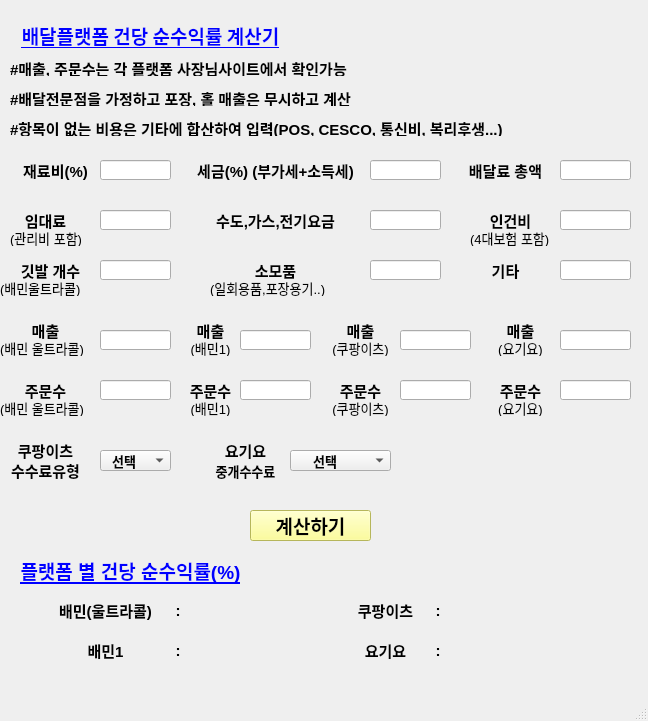
<?xml version="1.0" encoding="UTF-8"?>
<ui version="4.0">
 <class>main</class>
 <widget class="QMainWindow" name="main">
  <property name="geometry">
   <rect>
    <x>0</x>
    <y>0</y>
    <width>648</width>
    <height>721</height>
   </rect>
  </property>
  <property name="windowTitle">
   <string>배달플랫폼 건당 수익률 계산기</string>
  </property>
  <widget class="QWidget" name="centralwidget">
   <widget class="QLabel" name="label">
    <property name="geometry">
     <rect>
      <x>0</x>
      <y>10</y>
      <width>301</width>
      <height>51</height>
     </rect>
    </property>
    <property name="font">
     <font>
      <family>Arial Black</family>
      <pointsize>14</pointsize>
      <weight>75</weight>
      <bold>true</bold>
      <underline>true</underline>
     </font>
    </property>
    <property name="styleSheet">
     <string notr="true">color:rgb(0, 0, 255)</string>
    </property>
    <property name="text">
     <string>&lt;html&gt;&lt;head/&gt;&lt;body&gt;&lt;p align=&quot;center&quot;&gt;&lt;span style=&quot; font-weight:600;&quot;&gt;배달플랫폼 건당 순수익률 계산기&lt;/span&gt;&lt;/p&gt;&lt;/body&gt;&lt;/html&gt;</string>
    </property>
   </widget>
   <widget class="QLabel" name="label_2">
    <property name="geometry">
     <rect>
      <x>10</x>
      <y>60</y>
      <width>421</width>
      <height>16</height>
     </rect>
    </property>
    <property name="font">
     <font>
      <pointsize>11</pointsize>
      <weight>75</weight>
      <bold>true</bold>
     </font>
    </property>
    <property name="text">
     <string>#매출, 주문수는 각 플랫폼 사장님사이트에서 확인가능</string>
    </property>
   </widget>
   <widget class="QLabel" name="label_3">
    <property name="geometry">
     <rect>
      <x>10</x>
      <y>90</y>
      <width>421</width>
      <height>16</height>
     </rect>
    </property>
    <property name="font">
     <font>
      <pointsize>11</pointsize>
      <weight>75</weight>
      <bold>true</bold>
     </font>
    </property>
    <property name="text">
     <string>#배달전문점을 가정하고 포장, 홀 매출은 무시하고 계산</string>
    </property>
   </widget>
   <widget class="QLabel" name="label_4">
    <property name="geometry">
     <rect>
      <x>20</x>
      <y>160</y>
      <width>71</width>
      <height>21</height>
     </rect>
    </property>
    <property name="font">
     <font>
      <pointsize>11</pointsize>
      <weight>75</weight>
      <bold>true</bold>
     </font>
    </property>
    <property name="text">
     <string>재료비(%)</string>
    </property>
    <property name="alignment">
     <set>Qt::AlignCenter</set>
    </property>
   </widget>
   <widget class="QLineEdit" name="materialCost">
    <property name="geometry">
     <rect>
      <x>100</x>
      <y>160</y>
      <width>71</width>
      <height>20</height>
     </rect>
    </property>
    <property name="font">
     <font>
      <pointsize>10</pointsize>
     </font>
    </property>
    <property name="alignment">
     <set>Qt::AlignCenter</set>
    </property>
   </widget>
   <widget class="QLabel" name="label_5">
    <property name="geometry">
     <rect>
      <x>180</x>
      <y>160</y>
      <width>191</width>
      <height>21</height>
     </rect>
    </property>
    <property name="font">
     <font>
      <pointsize>11</pointsize>
      <weight>75</weight>
      <bold>true</bold>
     </font>
    </property>
    <property name="text">
     <string>세금(%) (부가세+소득세)</string>
    </property>
    <property name="alignment">
     <set>Qt::AlignCenter</set>
    </property>
   </widget>
   <widget class="QLabel" name="label_6">
    <property name="geometry">
     <rect>
      <x>10</x>
      <y>120</y>
      <width>581</width>
      <height>16</height>
     </rect>
    </property>
    <property name="font">
     <font>
      <pointsize>11</pointsize>
      <weight>75</weight>
      <bold>true</bold>
     </font>
    </property>
    <property name="text">
     <string>#항목이 없는 비용은 기타에 합산하여 입력(POS, CESCO, 통신비, 복리후생...)</string>
    </property>
   </widget>
   <widget class="QLineEdit" name="tax">
    <property name="geometry">
     <rect>
      <x>370</x>
      <y>160</y>
      <width>71</width>
      <height>20</height>
     </rect>
    </property>
    <property name="font">
     <font>
      <pointsize>10</pointsize>
     </font>
    </property>
    <property name="alignment">
     <set>Qt::AlignCenter</set>
    </property>
   </widget>
   <widget class="QLabel" name="label_7">
    <property name="geometry">
     <rect>
      <x>460</x>
      <y>160</y>
      <width>91</width>
      <height>21</height>
     </rect>
    </property>
    <property name="font">
     <font>
      <pointsize>11</pointsize>
      <weight>75</weight>
      <bold>true</bold>
     </font>
    </property>
    <property name="text">
     <string>배달료 총액</string>
    </property>
    <property name="alignment">
     <set>Qt::AlignCenter</set>
    </property>
   </widget>
   <widget class="QLineEdit" name="deliveryCost">
    <property name="geometry">
     <rect>
      <x>560</x>
      <y>160</y>
      <width>71</width>
      <height>20</height>
     </rect>
    </property>
    <property name="font">
     <font>
      <pointsize>10</pointsize>
     </font>
    </property>
    <property name="alignment">
     <set>Qt::AlignCenter</set>
    </property>
   </widget>
   <widget class="QLabel" name="label_8">
    <property name="geometry">
     <rect>
      <x>10</x>
      <y>210</y>
      <width>71</width>
      <height>21</height>
     </rect>
    </property>
    <property name="font">
     <font>
      <pointsize>11</pointsize>
      <weight>75</weight>
      <bold>true</bold>
     </font>
    </property>
    <property name="text">
     <string>임대료</string>
    </property>
    <property name="alignment">
     <set>Qt::AlignCenter</set>
    </property>
   </widget>
   <widget class="QLabel" name="label_9">
    <property name="geometry">
     <rect>
      <x>10</x>
      <y>230</y>
      <width>81</width>
      <height>16</height>
     </rect>
    </property>
    <property name="font">
     <font>
      <pointsize>10</pointsize>
     </font>
    </property>
    <property name="text">
     <string>(관리비 포함)</string>
    </property>
   </widget>
   <widget class="QLineEdit" name="rent">
    <property name="geometry">
     <rect>
      <x>100</x>
      <y>210</y>
      <width>71</width>
      <height>20</height>
     </rect>
    </property>
    <property name="font">
     <font>
      <pointsize>10</pointsize>
     </font>
    </property>
    <property name="alignment">
     <set>Qt::AlignCenter</set>
    </property>
   </widget>
   <widget class="QLabel" name="label_10">
    <property name="geometry">
     <rect>
      <x>190</x>
      <y>210</y>
      <width>171</width>
      <height>21</height>
     </rect>
    </property>
    <property name="font">
     <font>
      <pointsize>11</pointsize>
      <weight>75</weight>
      <bold>true</bold>
     </font>
    </property>
    <property name="text">
     <string>수도,가스,전기요금</string>
    </property>
    <property name="alignment">
     <set>Qt::AlignCenter</set>
    </property>
   </widget>
   <widget class="QLineEdit" name="utilityCost">
    <property name="geometry">
     <rect>
      <x>370</x>
      <y>210</y>
      <width>71</width>
      <height>20</height>
     </rect>
    </property>
    <property name="font">
     <font>
      <pointsize>10</pointsize>
     </font>
    </property>
    <property name="alignment">
     <set>Qt::AlignCenter</set>
    </property>
   </widget>
   <widget class="QLabel" name="label_11">
    <property name="geometry">
     <rect>
      <x>470</x>
      <y>210</y>
      <width>81</width>
      <height>21</height>
     </rect>
    </property>
    <property name="font">
     <font>
      <pointsize>11</pointsize>
      <weight>75</weight>
      <bold>true</bold>
     </font>
    </property>
    <property name="text">
     <string>인건비</string>
    </property>
    <property name="alignment">
     <set>Qt::AlignCenter</set>
    </property>
   </widget>
   <widget class="QLabel" name="label_12">
    <property name="geometry">
     <rect>
      <x>470</x>
      <y>230</y>
      <width>91</width>
      <height>16</height>
     </rect>
    </property>
    <property name="font">
     <font>
      <pointsize>10</pointsize>
     </font>
    </property>
    <property name="text">
     <string>(4대보험 포함)</string>
    </property>
   </widget>
   <widget class="QLineEdit" name="laborCost">
    <property name="geometry">
     <rect>
      <x>560</x>
      <y>210</y>
      <width>71</width>
      <height>20</height>
     </rect>
    </property>
    <property name="font">
     <font>
      <pointsize>10</pointsize>
     </font>
    </property>
    <property name="alignment">
     <set>Qt::AlignCenter</set>
    </property>
   </widget>
   <widget class="QLabel" name="label_13">
    <property name="geometry">
     <rect>
      <x>10</x>
      <y>320</y>
      <width>71</width>
      <height>21</height>
     </rect>
    </property>
    <property name="font">
     <font>
      <pointsize>11</pointsize>
      <weight>75</weight>
      <bold>true</bold>
     </font>
    </property>
    <property name="text">
     <string>매출</string>
    </property>
    <property name="alignment">
     <set>Qt::AlignCenter</set>
    </property>
   </widget>
   <widget class="QLabel" name="label_14">
    <property name="geometry">
     <rect>
      <x>0</x>
      <y>340</y>
      <width>91</width>
      <height>16</height>
     </rect>
    </property>
    <property name="font">
     <font>
      <pointsize>10</pointsize>
     </font>
    </property>
    <property name="text">
     <string>(배민 울트라콜)</string>
    </property>
   </widget>
   <widget class="QLineEdit" name="ultracallRevenue">
    <property name="geometry">
     <rect>
      <x>100</x>
      <y>330</y>
      <width>71</width>
      <height>20</height>
     </rect>
    </property>
    <property name="font">
     <font>
      <pointsize>10</pointsize>
     </font>
    </property>
    <property name="alignment">
     <set>Qt::AlignCenter</set>
    </property>
   </widget>
   <widget class="QLabel" name="label_15">
    <property name="geometry">
     <rect>
      <x>180</x>
      <y>320</y>
      <width>61</width>
      <height>21</height>
     </rect>
    </property>
    <property name="font">
     <font>
      <pointsize>11</pointsize>
      <weight>75</weight>
      <bold>true</bold>
     </font>
    </property>
    <property name="text">
     <string>매출</string>
    </property>
    <property name="alignment">
     <set>Qt::AlignCenter</set>
    </property>
   </widget>
   <widget class="QLabel" name="label_16">
    <property name="geometry">
     <rect>
      <x>170</x>
      <y>340</y>
      <width>81</width>
      <height>16</height>
     </rect>
    </property>
    <property name="font">
     <font>
      <pointsize>10</pointsize>
     </font>
    </property>
    <property name="text">
     <string>(배민1)</string>
    </property>
    <property name="alignment">
     <set>Qt::AlignCenter</set>
    </property>
   </widget>
   <widget class="QLineEdit" name="baemin1Revenue">
    <property name="geometry">
     <rect>
      <x>240</x>
      <y>330</y>
      <width>71</width>
      <height>20</height>
     </rect>
    </property>
    <property name="font">
     <font>
      <pointsize>10</pointsize>
     </font>
    </property>
    <property name="alignment">
     <set>Qt::AlignCenter</set>
    </property>
   </widget>
   <widget class="QLabel" name="label_17">
    <property name="geometry">
     <rect>
      <x>330</x>
      <y>320</y>
      <width>61</width>
      <height>21</height>
     </rect>
    </property>
    <property name="font">
     <font>
      <pointsize>11</pointsize>
      <weight>75</weight>
      <bold>true</bold>
     </font>
    </property>
    <property name="text">
     <string>매출</string>
    </property>
    <property name="alignment">
     <set>Qt::AlignCenter</set>
    </property>
   </widget>
   <widget class="QLabel" name="label_18">
    <property name="geometry">
     <rect>
      <x>320</x>
      <y>340</y>
      <width>81</width>
      <height>16</height>
     </rect>
    </property>
    <property name="font">
     <font>
      <pointsize>10</pointsize>
     </font>
    </property>
    <property name="text">
     <string>(쿠팡이츠)</string>
    </property>
    <property name="alignment">
     <set>Qt::AlignCenter</set>
    </property>
   </widget>
   <widget class="QLineEdit" name="coupangRevenue">
    <property name="geometry">
     <rect>
      <x>400</x>
      <y>330</y>
      <width>71</width>
      <height>20</height>
     </rect>
    </property>
    <property name="font">
     <font>
      <pointsize>10</pointsize>
     </font>
    </property>
    <property name="alignment">
     <set>Qt::AlignCenter</set>
    </property>
   </widget>
   <widget class="QLabel" name="label_19">
    <property name="geometry">
     <rect>
      <x>490</x>
      <y>320</y>
      <width>61</width>
      <height>21</height>
     </rect>
    </property>
    <property name="font">
     <font>
      <pointsize>11</pointsize>
      <weight>75</weight>
      <bold>true</bold>
     </font>
    </property>
    <property name="text">
     <string>매출</string>
    </property>
    <property name="alignment">
     <set>Qt::AlignCenter</set>
    </property>
   </widget>
   <widget class="QLabel" name="label_20">
    <property name="geometry">
     <rect>
      <x>480</x>
      <y>340</y>
      <width>81</width>
      <height>16</height>
     </rect>
    </property>
    <property name="font">
     <font>
      <pointsize>10</pointsize>
     </font>
    </property>
    <property name="text">
     <string>(요기요)</string>
    </property>
    <property name="alignment">
     <set>Qt::AlignCenter</set>
    </property>
   </widget>
   <widget class="QLineEdit" name="yogiyoRevenue">
    <property name="geometry">
     <rect>
      <x>560</x>
      <y>330</y>
      <width>71</width>
      <height>20</height>
     </rect>
    </property>
    <property name="font">
     <font>
      <pointsize>10</pointsize>
     </font>
    </property>
    <property name="alignment">
     <set>Qt::AlignCenter</set>
    </property>
   </widget>
   <widget class="QLabel" name="label_21">
    <property name="geometry">
     <rect>
      <x>10</x>
      <y>380</y>
      <width>71</width>
      <height>21</height>
     </rect>
    </property>
    <property name="font">
     <font>
      <pointsize>11</pointsize>
      <weight>75</weight>
      <bold>true</bold>
     </font>
    </property>
    <property name="text">
     <string>주문수</string>
    </property>
    <property name="alignment">
     <set>Qt::AlignCenter</set>
    </property>
   </widget>
   <widget class="QLabel" name="label_22">
    <property name="geometry">
     <rect>
      <x>0</x>
      <y>400</y>
      <width>91</width>
      <height>16</height>
     </rect>
    </property>
    <property name="font">
     <font>
      <pointsize>10</pointsize>
     </font>
    </property>
    <property name="text">
     <string>(배민 울트라콜)</string>
    </property>
   </widget>
   <widget class="QLineEdit" name="ultracallOrder">
    <property name="geometry">
     <rect>
      <x>100</x>
      <y>380</y>
      <width>71</width>
      <height>20</height>
     </rect>
    </property>
    <property name="font">
     <font>
      <pointsize>10</pointsize>
     </font>
    </property>
    <property name="alignment">
     <set>Qt::AlignCenter</set>
    </property>
   </widget>
   <widget class="QLabel" name="label_23">
    <property name="geometry">
     <rect>
      <x>180</x>
      <y>380</y>
      <width>61</width>
      <height>21</height>
     </rect>
    </property>
    <property name="font">
     <font>
      <pointsize>11</pointsize>
      <weight>75</weight>
      <bold>true</bold>
     </font>
    </property>
    <property name="text">
     <string>주문수</string>
    </property>
    <property name="alignment">
     <set>Qt::AlignCenter</set>
    </property>
   </widget>
   <widget class="QLabel" name="label_24">
    <property name="geometry">
     <rect>
      <x>170</x>
      <y>400</y>
      <width>81</width>
      <height>16</height>
     </rect>
    </property>
    <property name="font">
     <font>
      <pointsize>10</pointsize>
     </font>
    </property>
    <property name="text">
     <string>(배민1)</string>
    </property>
    <property name="alignment">
     <set>Qt::AlignCenter</set>
    </property>
   </widget>
   <widget class="QLineEdit" name="baemin1Order">
    <property name="geometry">
     <rect>
      <x>240</x>
      <y>380</y>
      <width>71</width>
      <height>20</height>
     </rect>
    </property>
    <property name="font">
     <font>
      <pointsize>10</pointsize>
     </font>
    </property>
    <property name="alignment">
     <set>Qt::AlignCenter</set>
    </property>
   </widget>
   <widget class="QLabel" name="label_25">
    <property name="geometry">
     <rect>
      <x>330</x>
      <y>380</y>
      <width>61</width>
      <height>21</height>
     </rect>
    </property>
    <property name="font">
     <font>
      <pointsize>11</pointsize>
      <weight>75</weight>
      <bold>true</bold>
     </font>
    </property>
    <property name="text">
     <string>주문수</string>
    </property>
    <property name="alignment">
     <set>Qt::AlignCenter</set>
    </property>
   </widget>
   <widget class="QLabel" name="label_26">
    <property name="geometry">
     <rect>
      <x>320</x>
      <y>400</y>
      <width>81</width>
      <height>16</height>
     </rect>
    </property>
    <property name="font">
     <font>
      <pointsize>10</pointsize>
     </font>
    </property>
    <property name="text">
     <string>(쿠팡이츠)</string>
    </property>
    <property name="alignment">
     <set>Qt::AlignCenter</set>
    </property>
   </widget>
   <widget class="QLineEdit" name="coupangOrder">
    <property name="geometry">
     <rect>
      <x>400</x>
      <y>380</y>
      <width>71</width>
      <height>20</height>
     </rect>
    </property>
    <property name="font">
     <font>
      <pointsize>10</pointsize>
     </font>
    </property>
    <property name="alignment">
     <set>Qt::AlignCenter</set>
    </property>
   </widget>
   <widget class="QLabel" name="label_27">
    <property name="geometry">
     <rect>
      <x>490</x>
      <y>380</y>
      <width>61</width>
      <height>21</height>
     </rect>
    </property>
    <property name="font">
     <font>
      <pointsize>11</pointsize>
      <weight>75</weight>
      <bold>true</bold>
     </font>
    </property>
    <property name="text">
     <string>주문수</string>
    </property>
    <property name="alignment">
     <set>Qt::AlignCenter</set>
    </property>
   </widget>
   <widget class="QLabel" name="label_28">
    <property name="geometry">
     <rect>
      <x>480</x>
      <y>400</y>
      <width>81</width>
      <height>16</height>
     </rect>
    </property>
    <property name="font">
     <font>
      <pointsize>10</pointsize>
     </font>
    </property>
    <property name="text">
     <string>(요기요)</string>
    </property>
    <property name="alignment">
     <set>Qt::AlignCenter</set>
    </property>
   </widget>
   <widget class="QLineEdit" name="yogiyoOrder">
    <property name="geometry">
     <rect>
      <x>560</x>
      <y>380</y>
      <width>71</width>
      <height>20</height>
     </rect>
    </property>
    <property name="font">
     <font>
      <pointsize>10</pointsize>
     </font>
    </property>
    <property name="alignment">
     <set>Qt::AlignCenter</set>
    </property>
   </widget>
   <widget class="QLabel" name="label_29">
    <property name="geometry">
     <rect>
      <x>10</x>
      <y>440</y>
      <width>71</width>
      <height>21</height>
     </rect>
    </property>
    <property name="font">
     <font>
      <pointsize>11</pointsize>
      <weight>75</weight>
      <bold>true</bold>
     </font>
    </property>
    <property name="text">
     <string>쿠팡이츠</string>
    </property>
    <property name="alignment">
     <set>Qt::AlignCenter</set>
    </property>
   </widget>
   <widget class="QLabel" name="label_30">
    <property name="geometry">
     <rect>
      <x>0</x>
      <y>460</y>
      <width>91</width>
      <height>21</height>
     </rect>
    </property>
    <property name="font">
     <font>
      <pointsize>11</pointsize>
      <weight>75</weight>
      <bold>true</bold>
     </font>
    </property>
    <property name="text">
     <string>수수료유형</string>
    </property>
    <property name="alignment">
     <set>Qt::AlignCenter</set>
    </property>
   </widget>
   <widget class="QLabel" name="label_31">
    <property name="geometry">
     <rect>
      <x>210</x>
      <y>440</y>
      <width>71</width>
      <height>21</height>
     </rect>
    </property>
    <property name="font">
     <font>
      <pointsize>11</pointsize>
      <weight>75</weight>
      <bold>true</bold>
     </font>
    </property>
    <property name="text">
     <string>요기요</string>
    </property>
    <property name="alignment">
     <set>Qt::AlignCenter</set>
    </property>
   </widget>
   <widget class="QLabel" name="label_32">
    <property name="geometry">
     <rect>
      <x>200</x>
      <y>460</y>
      <width>91</width>
      <height>21</height>
     </rect>
    </property>
    <property name="font">
     <font>
      <pointsize>10</pointsize>
      <weight>75</weight>
      <bold>true</bold>
     </font>
    </property>
    <property name="text">
     <string>중개수수료</string>
    </property>
    <property name="alignment">
     <set>Qt::AlignCenter</set>
    </property>
   </widget>
   <widget class="QComboBox" name="coupangType">
    <property name="geometry">
     <rect>
      <x>100</x>
      <y>450</y>
      <width>71</width>
      <height>21</height>
     </rect>
    </property>
    <property name="font">
     <font>
      <pointsize>10</pointsize>
      <weight>75</weight>
      <bold>true</bold>
     </font>
    </property>
    <property name="layoutDirection">
     <enum>Qt::LeftToRight</enum>
    </property>
    <item>
     <property name="text">
      <string>  선택</string>
     </property>
    </item>
    <item>
     <property name="text">
      <string>    A</string>
     </property>
    </item>
    <item>
     <property name="text">
      <string>    B</string>
     </property>
    </item>
   </widget>
   <widget class="QLabel" name="label_33">
    <property name="geometry">
     <rect>
      <x>240</x>
      <y>260</y>
      <width>71</width>
      <height>21</height>
     </rect>
    </property>
    <property name="font">
     <font>
      <pointsize>11</pointsize>
      <weight>75</weight>
      <bold>true</bold>
     </font>
    </property>
    <property name="text">
     <string>소모품</string>
    </property>
    <property name="alignment">
     <set>Qt::AlignCenter</set>
    </property>
   </widget>
   <widget class="QLabel" name="label_34">
    <property name="geometry">
     <rect>
      <x>210</x>
      <y>280</y>
      <width>131</width>
      <height>16</height>
     </rect>
    </property>
    <property name="font">
     <font>
      <pointsize>10</pointsize>
     </font>
    </property>
    <property name="text">
     <string>(일회용품,포장용기..)</string>
    </property>
   </widget>
   <widget class="QLineEdit" name="supplies">
    <property name="geometry">
     <rect>
      <x>370</x>
      <y>260</y>
      <width>71</width>
      <height>20</height>
     </rect>
    </property>
    <property name="font">
     <font>
      <pointsize>10</pointsize>
     </font>
    </property>
    <property name="alignment">
     <set>Qt::AlignCenter</set>
    </property>
   </widget>
   <widget class="QLabel" name="label_35">
    <property name="geometry">
     <rect>
      <x>470</x>
      <y>260</y>
      <width>71</width>
      <height>21</height>
     </rect>
    </property>
    <property name="font">
     <font>
      <pointsize>11</pointsize>
      <weight>75</weight>
      <bold>true</bold>
     </font>
    </property>
    <property name="text">
     <string>기타</string>
    </property>
    <property name="alignment">
     <set>Qt::AlignCenter</set>
    </property>
   </widget>
   <widget class="QLineEdit" name="etc">
    <property name="geometry">
     <rect>
      <x>560</x>
      <y>260</y>
      <width>71</width>
      <height>20</height>
     </rect>
    </property>
    <property name="font">
     <font>
      <pointsize>10</pointsize>
     </font>
    </property>
    <property name="alignment">
     <set>Qt::AlignCenter</set>
    </property>
   </widget>
   <widget class="QPushButton" name="pushButton">
    <property name="geometry">
     <rect>
      <x>250</x>
      <y>510</y>
      <width>121</width>
      <height>31</height>
     </rect>
    </property>
    <property name="font">
     <font>
      <pointsize>14</pointsize>
      <weight>75</weight>
      <bold>true</bold>
     </font>
    </property>
    <property name="styleSheet">
     <string notr="true">background-color:rgb(255, 255, 127)
</string>
    </property>
    <property name="text">
     <string>계산하기</string>
    </property>
   </widget>
   <widget class="QLabel" name="label_37">
    <property name="geometry">
     <rect>
      <x>0</x>
      <y>550</y>
      <width>261</width>
      <height>41</height>
     </rect>
    </property>
    <property name="font">
     <font>
      <pointsize>14</pointsize>
      <weight>75</weight>
      <bold>true</bold>
      <underline>true</underline>
     </font>
    </property>
    <property name="styleSheet">
     <string notr="true">color:rgb(0, 0, 255)</string>
    </property>
    <property name="text">
     <string>&lt;html&gt;&lt;head/&gt;&lt;body&gt;&lt;p align=&quot;center&quot;&gt;플랫폼 별 건당 순수익률(%)&lt;/p&gt;&lt;/body&gt;&lt;/html&gt;</string>
    </property>
   </widget>
   <widget class="QLabel" name="label_38">
    <property name="geometry">
     <rect>
      <x>50</x>
      <y>600</y>
      <width>111</width>
      <height>21</height>
     </rect>
    </property>
    <property name="font">
     <font>
      <pointsize>11</pointsize>
      <weight>75</weight>
      <bold>true</bold>
     </font>
    </property>
    <property name="text">
     <string>배민(울트라콜)</string>
    </property>
    <property name="alignment">
     <set>Qt::AlignCenter</set>
    </property>
   </widget>
   <widget class="QLabel" name="label_39">
    <property name="geometry">
     <rect>
      <x>50</x>
      <y>640</y>
      <width>111</width>
      <height>21</height>
     </rect>
    </property>
    <property name="font">
     <font>
      <pointsize>11</pointsize>
      <weight>75</weight>
      <bold>true</bold>
     </font>
    </property>
    <property name="text">
     <string>배민1</string>
    </property>
    <property name="alignment">
     <set>Qt::AlignCenter</set>
    </property>
   </widget>
   <widget class="QLabel" name="label_40">
    <property name="geometry">
     <rect>
      <x>330</x>
      <y>600</y>
      <width>111</width>
      <height>21</height>
     </rect>
    </property>
    <property name="font">
     <font>
      <pointsize>11</pointsize>
      <weight>75</weight>
      <bold>true</bold>
     </font>
    </property>
    <property name="text">
     <string>쿠팡이츠</string>
    </property>
    <property name="alignment">
     <set>Qt::AlignCenter</set>
    </property>
   </widget>
   <widget class="QLabel" name="label_41">
    <property name="geometry">
     <rect>
      <x>330</x>
      <y>640</y>
      <width>111</width>
      <height>21</height>
     </rect>
    </property>
    <property name="font">
     <font>
      <pointsize>11</pointsize>
      <weight>75</weight>
      <bold>true</bold>
     </font>
    </property>
    <property name="text">
     <string>요기요</string>
    </property>
    <property name="alignment">
     <set>Qt::AlignCenter</set>
    </property>
   </widget>
   <widget class="QLabel" name="label_42">
    <property name="geometry">
     <rect>
      <x>170</x>
      <y>600</y>
      <width>16</width>
      <height>21</height>
     </rect>
    </property>
    <property name="font">
     <font>
      <pointsize>11</pointsize>
      <weight>75</weight>
      <bold>true</bold>
     </font>
    </property>
    <property name="text">
     <string>:</string>
    </property>
    <property name="alignment">
     <set>Qt::AlignCenter</set>
    </property>
   </widget>
   <widget class="QLabel" name="label_43">
    <property name="geometry">
     <rect>
      <x>170</x>
      <y>640</y>
      <width>16</width>
      <height>21</height>
     </rect>
    </property>
    <property name="font">
     <font>
      <pointsize>11</pointsize>
      <weight>75</weight>
      <bold>true</bold>
     </font>
    </property>
    <property name="text">
     <string>:</string>
    </property>
    <property name="alignment">
     <set>Qt::AlignCenter</set>
    </property>
   </widget>
   <widget class="QLabel" name="label_44">
    <property name="geometry">
     <rect>
      <x>430</x>
      <y>600</y>
      <width>16</width>
      <height>21</height>
     </rect>
    </property>
    <property name="font">
     <font>
      <pointsize>11</pointsize>
      <weight>75</weight>
      <bold>true</bold>
     </font>
    </property>
    <property name="text">
     <string>:</string>
    </property>
    <property name="alignment">
     <set>Qt::AlignCenter</set>
    </property>
   </widget>
   <widget class="QLabel" name="label_45">
    <property name="geometry">
     <rect>
      <x>430</x>
      <y>640</y>
      <width>16</width>
      <height>21</height>
     </rect>
    </property>
    <property name="font">
     <font>
      <pointsize>11</pointsize>
      <weight>75</weight>
      <bold>true</bold>
     </font>
    </property>
    <property name="text">
     <string>:</string>
    </property>
    <property name="alignment">
     <set>Qt::AlignCenter</set>
    </property>
   </widget>
   <widget class="QLabel" name="ultracallResult">
    <property name="geometry">
     <rect>
      <x>200</x>
      <y>600</y>
      <width>131</width>
      <height>21</height>
     </rect>
    </property>
    <property name="font">
     <font>
      <pointsize>11</pointsize>
      <weight>75</weight>
      <bold>true</bold>
     </font>
    </property>
    <property name="text">
     <string/>
    </property>
    <property name="alignment">
     <set>Qt::AlignCenter</set>
    </property>
   </widget>
   <widget class="QLabel" name="yogiyoResult">
    <property name="geometry">
     <rect>
      <x>460</x>
      <y>640</y>
      <width>131</width>
      <height>21</height>
     </rect>
    </property>
    <property name="font">
     <font>
      <pointsize>11</pointsize>
      <weight>75</weight>
      <bold>true</bold>
     </font>
    </property>
    <property name="text">
     <string/>
    </property>
    <property name="alignment">
     <set>Qt::AlignCenter</set>
    </property>
   </widget>
   <widget class="QLabel" name="coupangResult">
    <property name="geometry">
     <rect>
      <x>460</x>
      <y>600</y>
      <width>131</width>
      <height>21</height>
     </rect>
    </property>
    <property name="font">
     <font>
      <pointsize>11</pointsize>
      <weight>75</weight>
      <bold>true</bold>
     </font>
    </property>
    <property name="text">
     <string/>
    </property>
    <property name="alignment">
     <set>Qt::AlignCenter</set>
    </property>
   </widget>
   <widget class="QLabel" name="baemin1Result">
    <property name="geometry">
     <rect>
      <x>200</x>
      <y>640</y>
      <width>131</width>
      <height>21</height>
     </rect>
    </property>
    <property name="font">
     <font>
      <pointsize>11</pointsize>
      <weight>75</weight>
      <bold>true</bold>
     </font>
    </property>
    <property name="text">
     <string/>
    </property>
    <property name="alignment">
     <set>Qt::AlignCenter</set>
    </property>
   </widget>
   <widget class="QComboBox" name="yogiyoType">
    <property name="geometry">
     <rect>
      <x>290</x>
      <y>450</y>
      <width>101</width>
      <height>21</height>
     </rect>
    </property>
    <property name="font">
     <font>
      <pointsize>10</pointsize>
      <weight>75</weight>
      <bold>true</bold>
     </font>
    </property>
    <property name="layoutDirection">
     <enum>Qt::LeftToRight</enum>
    </property>
    <item>
     <property name="text">
      <string>     선택</string>
     </property>
    </item>
    <item>
     <property name="text">
      <string>     개인</string>
     </property>
    </item>
    <item>
     <property name="text">
      <string> 프랜차이즈</string>
     </property>
    </item>
   </widget>
   <widget class="QLabel" name="label_46">
    <property name="geometry">
     <rect>
      <x>10</x>
      <y>260</y>
      <width>81</width>
      <height>21</height>
     </rect>
    </property>
    <property name="font">
     <font>
      <pointsize>11</pointsize>
      <weight>75</weight>
      <bold>true</bold>
     </font>
    </property>
    <property name="text">
     <string>깃발 개수</string>
    </property>
    <property name="alignment">
     <set>Qt::AlignCenter</set>
    </property>
   </widget>
   <widget class="QLabel" name="label_47">
    <property name="geometry">
     <rect>
      <x>0</x>
      <y>280</y>
      <width>91</width>
      <height>16</height>
     </rect>
    </property>
    <property name="font">
     <font>
      <pointsize>10</pointsize>
     </font>
    </property>
    <property name="text">
     <string>(배민울트라콜)</string>
    </property>
   </widget>
   <widget class="QLineEdit" name="ultracallFlag">
    <property name="geometry">
     <rect>
      <x>100</x>
      <y>260</y>
      <width>71</width>
      <height>20</height>
     </rect>
    </property>
    <property name="font">
     <font>
      <pointsize>10</pointsize>
     </font>
    </property>
    <property name="alignment">
     <set>Qt::AlignCenter</set>
    </property>
   </widget>
  </widget>
  <widget class="QMenuBar" name="menubar">
   <property name="geometry">
    <rect>
     <x>0</x>
     <y>0</y>
     <width>648</width>
     <height>21</height>
    </rect>
   </property>
  </widget>
  <widget class="QStatusBar" name="statusbar"/>
 </widget>
 <resources/>
 <connections/>
</ui>
